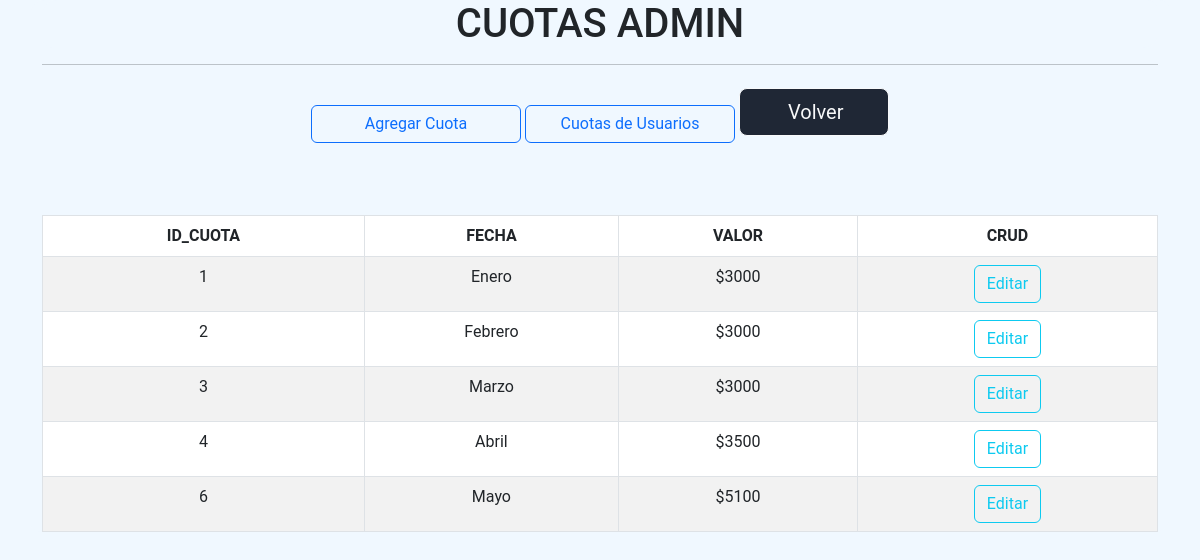
Page /admin/cuotasAdmin.php (signed in) on the committed database.
### tables this page shows
CREATE TABLE `cuota` (
  `id_cuota` int(11) NOT NULL,
  `fecha` varchar(50) NOT NULL,
  `valor` int(11) NOT NULL
);

### admin/cuotasAdmin.php (the view, shortened to what this page needs)
<?php
$conn = mysqli_connect("localhost", "root", "", "facultad");
?>
<!DOCTYPE html>
<html lang="en">
<head>
    <link rel="stylesheet" href="https://cdn.jsdelivr.net/npm/bootstrap@5.3.0-alpha1/dist/css/bootstrap.min.css">
</head>
<body style="background-color: aliceblue;
    font-family: roboto;
    margin: auto;
    text-align: center;">
    <div class="container" style="background-color: aliceblue;
    font-family: roboto;
    margin: auto; border-radius: 15px 10px 15px 10px;">
        <h1 style="background-color: aliceblue;
        font-family: roboto;
        margin: auto;
        text-align: center; border-radius: 15px 10px 15px 10px;">CUOTAS ADMIN</h1>
        <hr>
        <a style="right: 1200px; width: 210px; " href="./cuotas/insertarCuota.php" class="btn btn-outline-primary mt-4">Agregar Cuota<i class="fa-solid fa-square-plus"></i></a>
        <a style="right: 950px; width: 210px; " href="admin_detalleCuota.php" class="btn btn-outline-primary mt-4">Cuotas de Usuarios<i class="fa-solid fa-square-plus"></i></a>
        <a href="../views/modoAdmin.php" class="btn btn-outline-light btn-lg px-5" style="background-color: #1f2735; right: 140px; width: 150px;  background-color: #1f2735;">Volver</a>
        <br><br><br><br>
        <?php
        $sql = "SELECT * FROM cuota";
        $result = mysqli_query($conn, $sql);
        ?>
        <table id="cuotas" class="table table-bordered table-striped text-center nt-4">
            <thead>
                <tr class="bg-primary text-white">
                    <th scope="col">ID_CUOTA</th>
                    <th scope="col">FECHA</th>
                    <th scope="col">VALOR</th>
                    <th scope="col">CRUD</th>
                </tr>
            </thead>
            <tbody>
                <?php
                while ($mostrar = mysqli_fetch_array($result)) {
                    ?>
                    <tr>
                        <td><?php echo $mostrar['id_cuota'] ?></td>
                        <td><?php echo $mostrar['fecha'] ?></td>
                        <td>$<?php echo $mostrar['valor'] ?></td>
                        <td>
                            <a href="./cuotas/EditarCuotaAdmin.php?id=<?= $mostrar['id_cuota']; ?>" class="btn btn-outline-info">Editar<i class="fa-solid fa-pen-to-square"></i></a>
                        </td>
                    </tr>
                <?php
                }
                ?>
            </tbody>
        </table>
    </div>
</body>
</html>

### rows in the picture
cuota: id_cuota "1", fecha "Enero", valor "3000"
cuota: id_cuota "2", fecha "Febrero", valor "3000"
cuota: id_cuota "3", fecha "Marzo", valor "3000"
cuota: id_cuota "4", fecha "Abril", valor "3500"
cuota: id_cuota "6", fecha "Mayo", valor "5100"
